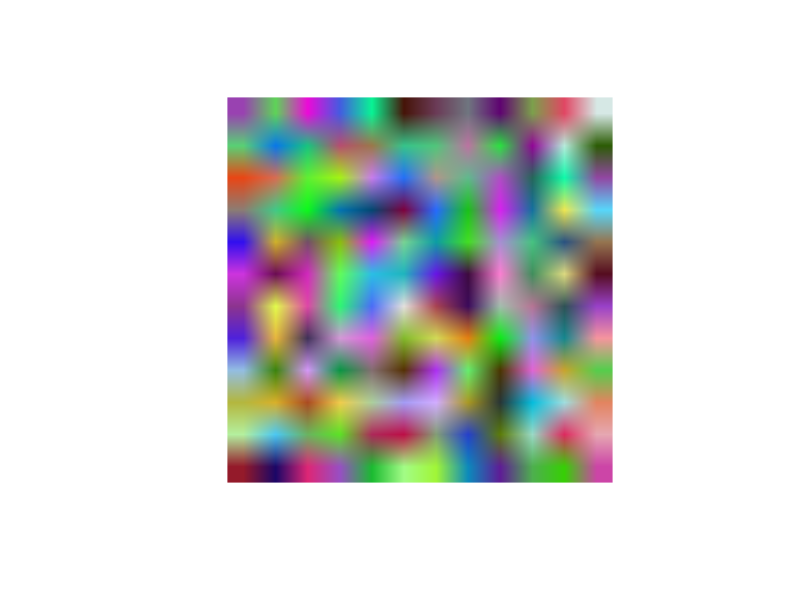

R code for this plot:
## ---- chunk 1
knitr::opts_chunk$set(fig.width = 10, fig.height = 5,
                      comment = NA, cache = TRUE) 
options(rt.theme = "lightgrid")
options(rt.fit.theme = "lightgrid")
## ---- chunk 2
old.hooks <- fansi::set_knit_hooks(knitr::knit_hooks)
options(crayon.enabled = TRUE)
## ---- chunk 3
(x1 <- c(1, 3, 5, 7))
class(x1)
typeof(x1)
## ---- chunk 4
(x2 <- 1:10)
(x3 <- rnorm(10))
(x4 <- seq(0, 1, .1))
seq(10)
(x5 <- sample(seq(100), 20))
## ---- chunk 5
seq(1, 10, .5)
## ---- chunk 6
(seq(12))
(seq_len(12))
## ---- chunk 7
seq_along(iris)
1:ncol(iris)
## ---- chunk 8
seq(-5, 12, length.out = 11)
## ---- chunk 9
x <- vector(length = 10)
x <- vector("numeric", 10)
x <- vector("list", 10)
## ---- chunk 10
x <- matrix(sample(seq(1000), 30), nrow = 10, ncol = 3)
x
class(x)
## ---- chunk 11
x <- matrix(1:20, nrow = 10, ncol = 2, byrow = FALSE)
x
## ---- chunk 12
x <- matrix(1:20, nrow = 10, ncol = 2, byrow = TRUE)
x
## ---- chunk 13
(x <- matrix(NA, nrow = 6, ncol = 4))
(x <- matrix(0, nrow = 6, ncol = 4))
## ---- chunk 14
x <- cbind(1:10, 11:20, 41:50)
x
## ---- chunk 15
x <- rbind(1:10, 11:20, 41:50)
x
## ---- chunk 16
x <- list(one = 1:4,
          two = sample(seq(0, 100, .1), 10),
          three = c("mango", "banana", "tangerine"),
          four = median)
class(x)
str(x)
## ---- chunk 17
x <- vector("list", 4)
x
## ---- chunk 18
x <- data.frame(Feat_1 = 1:5,
                Feat_2 = rnorm(5),
                Feat_3 = paste0("rnd_", sample(seq(100), 5)))
x
class(x)
str(x)
class(x$Feat_1)
## ---- chunk 19
mat <- matrix(1:100, 10)
length(mat)
df <- as.data.frame(mat)
length(df)
## ---- chunk 20
x <- 1:10
xa <- array(1:10, dim = 10)
class(x)
is.vector(x)
class(xa)
is.vector(xa)
## ---- chunk 21
x <- array(1:40, dim = c(10, 4))
class(x)
dim(x)
## ---- chunk 22
(x <- array(1:60, dim = c(5, 4, 3)))
class(x)
## ---- chunk 23
x <- array(1:60,
            dim = c(5, 4, 3),
            dimnames = list(letters[1:5],
                            c("alpha", "beta", "gamma", "delta"),
                            c("x", "y", "z")))
## ---- chunk 24
x <- array(sample(1:255, 432, TRUE), dim = c(12, 12, 3))
par("pty")
par(pty = "s")
plot(NULL, NULL,
     xlim = c(0, 100), ylim = c(0, 100),
     axes = F, ann = F, pty = "s")
rasterImage(x/255, 0, 0, 100, 100)
## ---- chunk 25
attributes(iris)
## ---- chunk 26
(x <- c(1:10))
attr(x, "name") <- "Very special vector"
## ---- chunk 27
x
## ---- chunk 28
str(x)
## ---- chunk 29
x <- rnorm(10)
names(x)
names(x) <- paste0("Value", seq(x))
x
## ---- chunk 30
x <- matrix(1:15, 5)
colnames(x)
rownames(x)
colnames(x) <- paste0("Feature", seq(3))
rownames(x) <- paste0("Case", seq(5))
x
## ---- chunk 31
x <- list(HospitalName = "CaliforniaGeneral",
          ParticipatingDepartments = c("Neurology", "Psychiatry", "Neurosurgery"),
          PatientIDs = 1001:1253)
names(x)
## ---- chunk 32
names(x) <- c("Hospital", "Departments", "PIDs")
x
## ---- chunk 33
colnames(iris)
names(iris)
